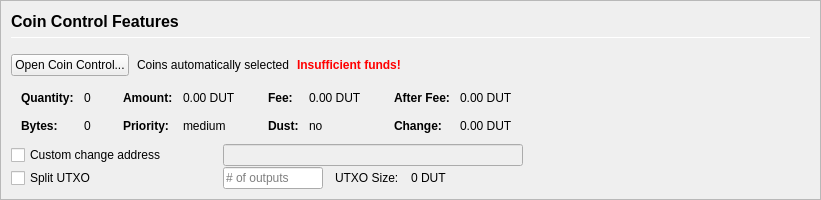
         <widget class="QFrame" name="frameCoinControl">
          <property name="sizePolicy">
           <sizepolicy hsizetype="Expanding" vsizetype="Expanding">
            <horstretch>0</horstretch>
            <verstretch>0</verstretch>
           </sizepolicy>
          </property>
          <property name="maximumSize">
           <size>
            <width>16777215</width>
            <height>16777215</height>
           </size>
          </property>
          <property name="frameShape">
           <enum>QFrame::StyledPanel</enum>
          </property>
          <property name="frameShadow">
           <enum>QFrame::Sunken</enum>
          </property>
          <layout class="QVBoxLayout" name="verticalLayoutCoinControl2">
           <property name="spacing">
            <number>0</number>
           </property>
           <property name="leftMargin">
            <number>0</number>
           </property>
           <property name="topMargin">
            <number>0</number>
           </property>
           <property name="rightMargin">
            <number>0</number>
           </property>
           <property name="bottomMargin">
            <number>0</number>
           </property>
           <item>
            <widget class="QFrame" name="frameCoinControl_BG">
             <layout class="QVBoxLayout" name="verticalLayoutCoinControl" stretch="0,0,0,0,0,0">
              <property name="spacing">
               <number>1</number>
              </property>
              <property name="leftMargin">
               <number>10</number>
              </property>
              <property name="topMargin">
               <number>10</number>
              </property>
              <item>
               <layout class="QHBoxLayout" name="horizontalLayoutCoinControl1">
                <property name="bottomMargin">
                 <number>15</number>
                </property>
                <item>
                 <layout class="QVBoxLayout" name="verticalLayout_3">
                  <property name="spacing">
                   <number>6</number>
                  </property>
                  <item>
                   <widget class="QLabel" name="labelCoinControlFeatures">
                    <property name="sizePolicy">
                     <sizepolicy hsizetype="Preferred" vsizetype="Maximum">
                      <horstretch>0</horstretch>
                      <verstretch>0</verstretch>
                     </sizepolicy>
                    </property>
                    <property name="minimumSize">
                     <size>
                      <width>0</width>
                      <height>20</height>
                     </size>
                    </property>
                    <property name="font">
                     <font>
                      <pointsize>12</pointsize>
                      <weight>75</weight>
                      <bold>true</bold>
                     </font>
                    </property>
                    <property name="styleSheet">
                     <string notr="true">font-weight:bold;</string>
                    </property>
                    <property name="text">
                     <string>Coin Control Features</string>
                    </property>
                   </widget>
                  </item>
                  <item>
                   <widget class="Line" name="line">
                    <property name="minimumSize">
                     <size>
                      <width>0</width>
                      <height>1</height>
                     </size>
                    </property>
                    <property name="maximumSize">
                     <size>
                      <width>16777215</width>
                      <height>1</height>
                     </size>
                    </property>
                    <property name="orientation">
                     <enum>Qt::Horizontal</enum>
                    </property>
                   </widget>
                  </item>
                 </layout>
                </item>
               </layout>
              </item>
              <item>
               <layout class="QHBoxLayout" name="horizontalLayoutCoinControl2" stretch="0,0,0,0">
                <property name="spacing">
                 <number>8</number>
                </property>
                <property name="bottomMargin">
                 <number>10</number>
                </property>
                <item>
                 <widget class="QPushButton" name="pushButtonCoinControl">
                  <property name="styleSheet">
                   <string notr="true"/>
                  </property>
                  <property name="text">
                   <string>Open Coin Control...</string>
                  </property>
                  <property name="autoDefault">
                   <bool>false</bool>
                  </property>
                 </widget>
                </item>
                <item>
                 <widget class="QLabel" name="labelCoinControlAutomaticallySelected">
                  <property name="text">
                   <string>Coins automatically selected</string>
                  </property>
                  <property name="margin">
                   <number>5</number>
                  </property>
                 </widget>
                </item>
                <item>
                 <widget class="QLabel" name="labelCoinControlInsuffFunds">
                  <property name="font">
                   <font>
                    <weight>75</weight>
                    <bold>true</bold>
                   </font>
                  </property>
                  <property name="styleSheet">
                   <string notr="true">color:red;font-weight:bold;</string>
                  </property>
                  <property name="text">
                   <string>Insufficient funds!</string>
                  </property>
                  <property name="margin">
                   <number>5</number>
                  </property>
                 </widget>
                </item>
                <item>
                 <spacer name="horizontalSpacerCoinControl">
                  <property name="orientation">
                   <enum>Qt::Horizontal</enum>
                  </property>
                  <property name="sizeHint" stdset="0">
                   <size>
                    <width>40</width>
                    <height>1</height>
                   </size>
                  </property>
                 </spacer>
                </item>
               </layout>
              </item>
              <item>
               <widget class="QWidget" name="widgetCoinControl" native="true">
                <property name="sizePolicy">
                 <sizepolicy hsizetype="Preferred" vsizetype="Preferred">
                  <horstretch>0</horstretch>
                  <verstretch>0</verstretch>
                 </sizepolicy>
                </property>
                <property name="minimumSize">
                 <size>
                  <width>0</width>
                  <height>0</height>
                 </size>
                </property>
                <property name="styleSheet">
                 <string notr="true"/>
                </property>
                <layout class="QHBoxLayout" name="horizontalLayoutCoinControl5">
                 <property name="leftMargin">
                  <number>0</number>
                 </property>
                 <property name="topMargin">
                  <number>0</number>
                 </property>
                 <property name="rightMargin">
                  <number>0</number>
                 </property>
                 <property name="bottomMargin">
                  <number>0</number>
                 </property>
                 <item>
                  <layout class="QHBoxLayout" name="horizontalLayoutCoinControl3" stretch="0,0,0,1">
                   <property name="spacing">
                    <number>20</number>
                   </property>
                   <property name="topMargin">
                    <number>0</number>
                   </property>
                   <property name="bottomMargin">
                    <number>10</number>
                   </property>
                   <item>
                    <layout class="QFormLayout" name="formLayoutCoinControl1">
                     <property name="horizontalSpacing">
                      <number>10</number>
                     </property>
                     <property name="verticalSpacing">
                      <number>14</number>
                     </property>
                     <property name="leftMargin">
                      <number>10</number>
                     </property>
                     <property name="topMargin">
                      <number>4</number>
                     </property>
                     <property name="rightMargin">
                      <number>6</number>
                     </property>
                     <item row="0" column="0">
                      <widget class="QLabel" name="labelCoinControlQuantityText">
                       <property name="font">
                        <font>
                         <weight>75</weight>
                         <bold>true</bold>
                        </font>
                       </property>
                       <property name="text">
                        <string>Quantity:</string>
                       </property>
                       <property name="margin">
                        <number>0</number>
                       </property>
                      </widget>
                     </item>
                     <item row="0" column="1">
                      <widget class="QLabel" name="labelCoinControlQuantity">
                       <property name="cursor">
                        <cursorShape>IBeamCursor</cursorShape>
                       </property>
                       <property name="contextMenuPolicy">
                        <enum>Qt::ActionsContextMenu</enum>
                       </property>
                       <property name="text">
                        <string notr="true">0</string>
                       </property>
                       <property name="margin">
                        <number>0</number>
                       </property>
                       <property name="textInteractionFlags">
                        <set>Qt::LinksAccessibleByMouse|Qt::TextSelectableByKeyboard|Qt::TextSelectableByMouse</set>
                       </property>
                      </widget>
                     </item>
                     <item row="1" column="0">
                      <widget class="QLabel" name="labelCoinControlBytesText">
                       <property name="font">
                        <font>
                         <weight>75</weight>
                         <bold>true</bold>
                        </font>
                       </property>
                       <property name="text">
                        <string>Bytes:</string>
                       </property>
                      </widget>
                     </item>
                     <item row="1" column="1">
                      <widget class="QLabel" name="labelCoinControlBytes">
                       <property name="cursor">
                        <cursorShape>IBeamCursor</cursorShape>
                       </property>
                       <property name="contextMenuPolicy">
                        <enum>Qt::ActionsContextMenu</enum>
                       </property>
                       <property name="text">
                        <string notr="true">0</string>
                       </property>
                       <property name="textInteractionFlags">
                        <set>Qt::LinksAccessibleByMouse|Qt::TextSelectableByKeyboard|Qt::TextSelectableByMouse</set>
                       </property>
                      </widget>
                     </item>
                    </layout>
                   </item>
                   <item>
                    <layout class="QFormLayout" name="formLayoutCoinControl2">
                     <property name="horizontalSpacing">
                      <number>10</number>
                     </property>
                     <property name="verticalSpacing">
                      <number>14</number>
                     </property>
                     <property name="leftMargin">
                      <number>6</number>
                     </property>
                     <property name="topMargin">
                      <number>4</number>
                     </property>
                     <property name="rightMargin">
                      <number>6</number>
                     </property>
                     <item row="0" column="0">
                      <widget class="QLabel" name="labelCoinControlAmountText">
                       <property name="font">
                        <font>
                         <weight>75</weight>
                         <bold>true</bold>
                        </font>
                       </property>
                       <property name="text">
                        <string>Amount:</string>
                       </property>
                       <property name="margin">
                        <number>0</number>
                       </property>
                      </widget>
                     </item>
                     <item row="0" column="1">
                      <widget class="QLabel" name="labelCoinControlAmount">
                       <property name="cursor">
                        <cursorShape>IBeamCursor</cursorShape>
                       </property>
                       <property name="contextMenuPolicy">
                        <enum>Qt::ActionsContextMenu</enum>
                       </property>
                       <property name="text">
                        <string notr="true">0.00 DUT</string>
                       </property>
                       <property name="textInteractionFlags">
                        <set>Qt::LinksAccessibleByMouse|Qt::TextSelectableByKeyboard|Qt::TextSelectableByMouse</set>
                       </property>
                      </widget>
                     </item>
                     <item row="1" column="0">
                      <widget class="QLabel" name="labelCoinControlPriorityText">
                       <property name="font">
                        <font>
                         <weight>75</weight>
                         <bold>true</bold>
                        </font>
                       </property>
                       <property name="text">
                        <string>Priority:</string>
                       </property>
                      </widget>
                     </item>
                     <item row="1" column="1">
                      <widget class="QLabel" name="labelCoinControlPriority">
                       <property name="cursor">
                        <cursorShape>IBeamCursor</cursorShape>
                       </property>
                       <property name="contextMenuPolicy">
                        <enum>Qt::ActionsContextMenu</enum>
                       </property>
                       <property name="text">
                        <string>medium</string>
                       </property>
                       <property name="textInteractionFlags">
                        <set>Qt::LinksAccessibleByMouse|Qt::TextSelectableByKeyboard|Qt::TextSelectableByMouse</set>
                       </property>
                      </widget>
                     </item>
                    </layout>
                   </item>
                   <item>
                    <layout class="QFormLayout" name="formLayoutCoinControl3">
                     <property name="horizontalSpacing">
                      <number>10</number>
                     </property>
                     <property name="verticalSpacing">
                      <number>14</number>
                     </property>
                     <property name="leftMargin">
                      <number>6</number>
                     </property>
                     <property name="topMargin">
                      <number>4</number>
                     </property>
                     <property name="rightMargin">
                      <number>6</number>
                     </property>
                     <item row="0" column="0">
                      <widget class="QLabel" name="labelCoinControlFeeText">
                       <property name="font">
                        <font>
                         <weight>75</weight>
                         <bold>true</bold>
                        </font>
                       </property>
                       <property name="text">
                        <string>Fee:</string>
                       </property>
                       <property name="margin">
                        <number>0</number>
                       </property>
                      </widget>
                     </item>
                     <item row="0" column="1">
                      <widget class="QLabel" name="labelCoinControlFee">
                       <property name="cursor">
                        <cursorShape>IBeamCursor</cursorShape>
                       </property>
                       <property name="contextMenuPolicy">
                        <enum>Qt::ActionsContextMenu</enum>
                       </property>
                       <property name="text">
                        <string notr="true">0.00 DUT</string>
                       </property>
                       <property name="textInteractionFlags">
                        <set>Qt::LinksAccessibleByMouse|Qt::TextSelectableByKeyboard|Qt::TextSelectableByMouse</set>
                       </property>
                      </widget>
                     </item>
                     <item row="1" column="0">
                      <widget class="QLabel" name="labelCoinControlLowOutputText">
                       <property name="font">
                        <font>
                         <weight>75</weight>
                         <bold>true</bold>
                        </font>
                       </property>
                       <property name="text">
                        <string>Dust:</string>
                       </property>
                      </widget>
                     </item>
                     <item row="1" column="1">
                      <widget class="QLabel" name="labelCoinControlLowOutput">
                       <property name="cursor">
                        <cursorShape>IBeamCursor</cursorShape>
                       </property>
                       <property name="contextMenuPolicy">
                        <enum>Qt::ActionsContextMenu</enum>
                       </property>
                       <property name="text">
                        <string>no</string>
                       </property>
                       <property name="textInteractionFlags">
                        <set>Qt::LinksAccessibleByMouse|Qt::TextSelectableByKeyboard|Qt::TextSelectableByMouse</set>
                       </property>
                      </widget>
                     </item>
                    </layout>
                   </item>
                   <item>
                    <layout class="QFormLayout" name="formLayoutCoinControl4">
                     <property name="horizontalSpacing">
                      <number>10</number>
                     </property>
                     <property name="verticalSpacing">
                      <number>14</number>
                     </property>
                     <property name="leftMargin">
                      <number>6</number>
                     </property>
                     <property name="topMargin">
                      <number>4</number>
                     </property>
                     <property name="rightMargin">
                      <number>6</number>
                     </property>
                     <item row="0" column="0">
                      <widget class="QLabel" name="labelCoinControlAfterFeeText">
                       <property name="font">
                        <font>
                         <weight>75</weight>
                         <bold>true</bold>
                        </font>
                       </property>
                       <property name="text">
                        <string>After Fee:</string>
                       </property>
                       <property name="margin">
                        <number>0</number>
                       </property>
                      </widget>
                     </item>
                     <item row="0" column="1">
                      <widget class="QLabel" name="labelCoinControlAfterFee">
                       <property name="cursor">
                        <cursorShape>IBeamCursor</cursorShape>
                       </property>
                       <property name="contextMenuPolicy">
                        <enum>Qt::ActionsContextMenu</enum>
                       </property>
                       <property name="text">
                        <string notr="true">0.00 DUT</string>
                       </property>
                       <property name="textInteractionFlags">
                        <set>Qt::LinksAccessibleByMouse|Qt::TextSelectableByKeyboard|Qt::TextSelectableByMouse</set>
                       </property>
                      </widget>
                     </item>
                     <item row="1" column="0">
                      <widget class="QLabel" name="labelCoinControlChangeText">
                       <property name="font">
                        <font>
                         <weight>75</weight>
                         <bold>true</bold>
                        </font>
                       </property>
                       <property name="text">
                        <string>Change:</string>
                       </property>
                      </widget>
                     </item>
                     <item row="1" column="1">
                      <widget class="QLabel" name="labelCoinControlChange">
                       <property name="cursor">
                        <cursorShape>IBeamCursor</cursorShape>
                       </property>
                       <property name="contextMenuPolicy">
                        <enum>Qt::ActionsContextMenu</enum>
                       </property>
                       <property name="text">
                        <string notr="true">0.00 DUT</string>
                       </property>
                       <property name="textInteractionFlags">
                        <set>Qt::LinksAccessibleByMouse|Qt::TextSelectableByKeyboard|Qt::TextSelectableByMouse</set>
                       </property>
                      </widget>
                     </item>
                    </layout>
                   </item>
                  </layout>
                 </item>
                </layout>
               </widget>
              </item>
              <item>
               <layout class="QHBoxLayout" name="horizontalLayoutCoinControl4">
                <property name="spacing">
                 <number>12</number>
                </property>
                <property name="sizeConstraint">
                 <enum>QLayout::SetDefaultConstraint</enum>
                </property>
                <property name="topMargin">
                 <number>0</number>
                </property>
                <property name="rightMargin">
                 <number>0</number>
                </property>
                <item>
                 <widget class="QCheckBox" name="checkBoxCoinControlChange">
                  <property name="sizePolicy">
                   <sizepolicy hsizetype="Preferred" vsizetype="Preferred">
                    <horstretch>0</horstretch>
                    <verstretch>0</verstretch>
                   </sizepolicy>
                  </property>
                  <property name="minimumSize">
                   <size>
                    <width>200</width>
                    <height>0</height>
                   </size>
                  </property>
                  <property name="maximumSize">
                   <size>
                    <width>200</width>
                    <height>16777215</height>
                   </size>
                  </property>
                  <property name="toolTip">
                   <string>If this is activated, but the change address is empty or invalid, change will be sent to a newly generated address.</string>
                  </property>
                  <property name="text">
                   <string>Custom change address</string>
                  </property>
                 </widget>
                </item>
                <item>
                 <widget class="QValidatedLineEdit" name="lineEditCoinControlChange">
                  <property name="enabled">
                   <bool>false</bool>
                  </property>
                  <property name="sizePolicy">
                   <sizepolicy hsizetype="Preferred" vsizetype="Preferred">
                    <horstretch>0</horstretch>
                    <verstretch>0</verstretch>
                   </sizepolicy>
                  </property>
                  <property name="minimumSize">
                   <size>
                    <width>300</width>
                    <height>0</height>
                   </size>
                  </property>
                 </widget>
                </item>
                <item>
                 <widget class="QLabel" name="labelCoinControlChangeLabel">
                  <property name="sizePolicy">
                   <sizepolicy hsizetype="Preferred" vsizetype="Preferred">
                    <horstretch>0</horstretch>
                    <verstretch>0</verstretch>
                   </sizepolicy>
                  </property>
                  <property name="minimumSize">
                   <size>
                    <width>100</width>
                    <height>0</height>
                   </size>
                  </property>
                  <property name="text">
                   <string/>
                  </property>
                  <property name="margin">
                   <number>3</number>
                  </property>
                 </widget>
                </item>
               </layout>
              </item>
              <item>
               <layout class="QHBoxLayout" name="horizontalLayoutCoinControl6">
                <property name="spacing">
                 <number>12</number>
                </property>
                <property name="rightMargin">
                 <number>0</number>
                </property>
                <item>
                 <widget class="QCheckBox" name="splitBlockCheckBox">
                  <property name="sizePolicy">
                   <sizepolicy hsizetype="Preferred" vsizetype="Preferred">
                    <horstretch>0</horstretch>
                    <verstretch>0</verstretch>
                   </sizepolicy>
                  </property>
                  <property name="minimumSize">
                   <size>
                    <width>200</width>
                    <height>0</height>
                   </size>
                  </property>
                  <property name="maximumSize">
                   <size>
                    <width>200</width>
                    <height>16777215</height>
                   </size>
                  </property>
                  <property name="text">
                   <string>Split UTXO</string>
                  </property>
                 </widget>
                </item>
                <item>
                 <widget class="QLineEdit" name="splitBlockLineEdit">
                  <property name="sizePolicy">
                   <sizepolicy hsizetype="Preferred" vsizetype="Preferred">
                    <horstretch>50</horstretch>
                    <verstretch>0</verstretch>
                   </sizepolicy>
                  </property>
                  <property name="minimumSize">
                   <size>
                    <width>100</width>
                    <height>0</height>
                   </size>
                  </property>
                  <property name="maximumSize">
                   <size>
                    <width>100</width>
                    <height>16777215</height>
                   </size>
                  </property>
                  <property name="placeholderText">
                   <string># of outputs</string>
                  </property>
                 </widget>
                </item>
                <item>
                 <widget class="QLabel" name="labelBlockSizeText">
                  <property name="text">
                   <string>UTXO Size:</string>
                  </property>
                 </widget>
                </item>
                <item>
                 <widget class="QLabel" name="labelBlockSize">
                  <property name="text">
                   <string>0 DUT</string>
                  </property>
                 </widget>
                </item>
                <item>
                 <spacer name="horizontalSpacer_7">
                  <property name="orientation">
                   <enum>Qt::Horizontal</enum>
                  </property>
                  <property name="sizeHint" stdset="0">
                   <size>
                    <width>40</width>
                    <height>20</height>
                   </size>
                  </property>
                 </spacer>
                </item>
               </layout>
              </item>
              <item>
               <spacer name="verticalSpacerCoinControl">
                <property name="orientation">
                 <enum>Qt::Vertical</enum>
                </property>
                <property name="sizeHint" stdset="0">
                 <size>
                  <width>800</width>
                  <height>1</height>
                 </size>
                </property>
               </spacer>
              </item>
             </layout>
            </widget>
           </item>
          </layout>
         </widget>
